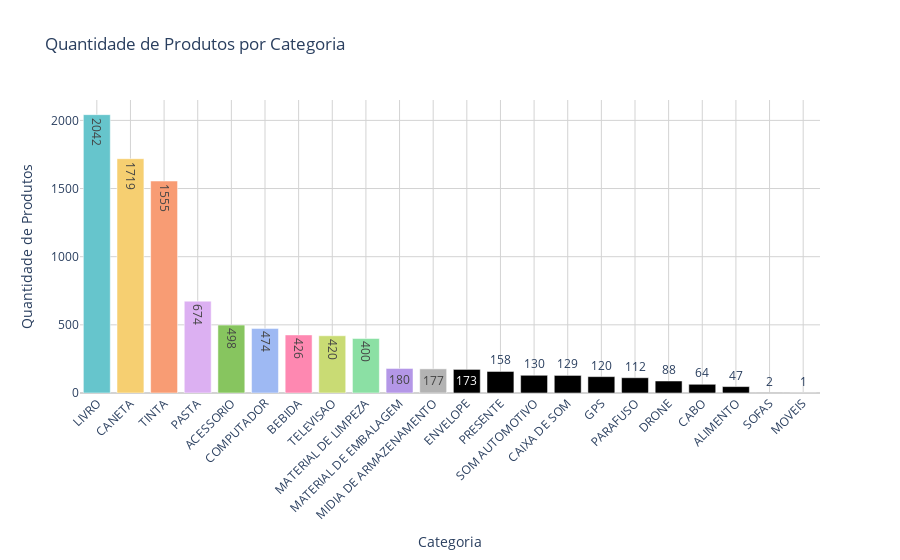

The cell this chart's notebook holds for it:
### Markdown cell above
<h3>O gráfico acima representa a quantidade em valor monetário em estoque por cada categoria existente.</h3>

### Code cell
quantidade_por_categoria = df_produtos['categoria'].value_counts().sort_values(ascending=False)

#plotando gráfico de barras de quantidade de produtos por categoria
fig2 = go.Figure(data=[
    go.Bar(
        x=quantidade_por_categoria.index,
        y=quantidade_por_categoria.values,
        text=quantidade_por_categoria.values,
        textposition='auto',
        marker=dict(color=px.colors.qualitative.Pastel)
    )
])
fig2.update_layout(
    title='Quantidade de Produtos por Categoria',
    xaxis_title='Categoria',
    yaxis_title='Quantidade de Produtos',
    template='plotly_white',
    xaxis=dict(
        tickangle=-45,
        tickmode='array',
        tickvals=list(range(len(quantidade_por_categoria.index))),
        ticktext=quantidade_por_categoria.index,
        showgrid=True,
        gridcolor='LightGray',
    ),
    yaxis=dict(
        showgrid=True,
        gridcolor='LightGray',
        zeroline=True,
        zerolinecolor='LightGray',
        zerolinewidth=2
    ),
)
fig2.show()

### Figure 1 — Plotly figure (JSON) as saved in the notebook; plotly's stock layout.template omitted (floating-point values rounded to 4 significant figures)
{"data": [{"marker": {"color": ["rgb(102, 197, 204)", "rgb(246, 207, 113)", "rgb(248, 156, 116)", "rgb(220, 176, 242)", "rgb(135, 197, 95)", "rgb(158, 185, 243)", "rgb(254, 136, 177)", "rgb(201, 219, 116)", "rgb(139, 224, 164)", "rgb(180, 151, 231)", "rgb(179, 179, 179)"]}, "text": [2042, 1719, 1555, 674, 498, 474, 426, 420, 400, 180, 177, 173, 158, 130, 129, 120, 112, 88, 64, 47, 2, 1], "textposition": "auto", "type": "bar", "x": ["LIVRO", "CANETA", "TINTA", "PASTA", "ACESSORIO", "COMPUTADOR", "BEBIDA", "TELEVISAO", "MATERIAL DE LIMPEZA", "MATERIAL DE EMBALAGEM", "MIDIA DE ARMAZENAMENTO", "ENVELOPE", "PRESENTE", "SOM AUTOMOTIVO", "CAIXA DE SOM", "GPS", "PARAFUSO", "DRONE", "CABO", "ALIMENTO", "SOFAS", "MOVEIS"], "y": [2042, 1719, 1555, 674, 498, 474, 426, 420, 400, 180, 177, 173, 158, 130, 129, 120, 112, 88, 64, 47, 2, 1]}], "layout": {"title": {"text": "Quantidade de Produtos por Categoria"}, "xaxis": {"gridcolor": "LightGray", "showgrid": true, "tickangle": -45, "tickmode": "array", "ticktext": ["LIVRO", "CANETA", "TINTA", "PASTA", "ACESSORIO", "COMPUTADOR", "BEBIDA", "TELEVISAO", "MATERIAL DE LIMPEZA", "MATERIAL DE EMBALAGEM", "MIDIA DE ARMAZENAMENTO", "ENVELOPE", "PRESENTE", "SOM AUTOMOTIVO", "CAIXA DE SOM", "GPS", "PARAFUSO", "DRONE", "CABO", "ALIMENTO", "SOFAS", "MOVEIS"], "tickvals": [0, 1, 2, 3, 4, 5, 6, 7, 8, 9, 10, 11, 12, 13, 14, 15, 16, 17, 18, 19, 20, 21], "title": {"text": "Categoria"}}, "yaxis": {"gridcolor": "LightGray", "showgrid": true, "title": {"text": "Quantidade de Produtos"}, "zeroline": true, "zerolinecolor": "LightGray", "zerolinewidth": 2}}}
